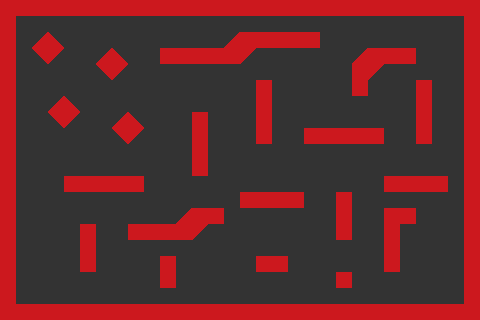

A level layout from a 2D game, rendered from its tile map. Below: a short description, then the map file with its tile-grid data intact:
An orthogonal 30x20 tile map with 16x16 px tiles, 2 tile layers (collision, debug), 2 tilesets.

<map version="1.0" orientation="orthogonal" renderorder="right-down" width="30" height="20" tilewidth="16" tileheight="16">
 <tileset firstgid="1" name="collision" tilewidth="16" tileheight="16">
  <image source="collision.png" width="112" height="16" />
 </tileset>
 <tileset firstgid="8" name="debug" tilewidth="16" tileheight="16">
  <image source="debug.png" width="256" height="128" />
 </tileset>
 <layer name="collision" width="30" height="20">
  <data encoding="csv">
1,1,1,1,1,1,1,1,1,1,1,1,1,1,1,1,1,1,1,1,1,1,1,1,1,1,1,1,1,1,
1,0,0,0,0,0,0,0,0,0,0,0,0,0,0,0,0,0,0,0,0,0,0,0,0,0,0,0,0,1,
1,0,1,1,0,0,0,0,0,0,0,0,0,0,1,1,1,1,1,1,0,0,0,0,0,0,0,0,0,1,
1,0,1,1,0,0,1,1,0,0,1,1,1,1,1,1,0,0,0,0,0,0,1,1,1,1,0,0,0,1,
1,0,0,0,0,0,1,1,0,0,0,0,0,0,0,0,0,0,0,0,0,0,1,1,0,0,0,0,0,1,
1,0,0,0,0,0,0,0,0,0,0,0,0,0,0,0,1,0,0,0,0,0,1,0,0,0,1,0,0,1,
1,0,0,1,1,0,0,0,0,0,0,0,0,0,0,0,1,0,0,0,0,0,0,0,0,0,1,0,0,1,
1,0,0,1,1,0,0,1,1,0,0,0,1,0,0,0,1,0,0,0,0,0,0,0,0,0,1,0,0,1,
1,0,0,0,0,0,0,1,1,0,0,0,1,0,0,0,1,0,0,1,1,1,1,1,0,0,1,0,0,1,
1,0,0,0,0,0,0,0,0,0,0,0,1,0,0,0,0,0,0,0,0,0,0,0,0,0,0,0,0,1,
1,0,0,0,0,0,0,0,0,0,0,0,1,0,0,0,0,0,0,0,0,0,0,0,0,0,0,0,0,1,
1,0,0,0,1,1,1,1,1,0,0,0,0,0,0,0,0,0,0,0,0,0,0,0,1,1,1,1,0,1,
1,0,0,0,0,0,0,0,0,0,0,0,0,0,0,1,1,1,1,0,0,1,0,0,0,0,0,0,0,1,
1,0,0,0,0,0,0,0,0,0,0,1,1,1,0,0,0,0,0,0,0,1,0,0,1,1,0,0,0,1,
1,0,0,0,0,1,0,0,1,1,1,1,1,0,0,0,0,0,0,0,0,1,0,0,1,0,0,0,0,1,
1,0,0,0,0,1,0,0,0,0,0,0,0,0,0,0,0,0,0,0,0,0,0,0,1,0,0,0,0,1,
1,0,0,0,0,1,0,0,0,0,1,0,0,0,0,0,1,1,0,0,0,0,0,0,1,0,0,0,0,1,
1,0,0,0,0,0,0,0,0,0,1,0,0,0,0,0,0,0,0,0,0,1,0,0,0,0,0,0,0,1,
1,0,0,0,0,0,0,0,0,0,0,0,0,0,0,0,0,0,0,0,0,0,0,0,0,0,0,0,0,1,
1,1,1,1,1,1,1,1,1,1,1,1,1,1,1,1,1,1,1,1,1,1,1,1,1,1,1,1,1,1
</data>
 </layer>
 <layer name="debug" width="30" height="20">
  <data encoding="csv">
8,8,8,8,8,8,8,8,8,8,8,8,8,8,8,8,8,8,8,8,8,8,8,8,8,8,8,8,8,8,
8,9,9,9,9,9,9,9,9,9,9,9,9,9,9,9,9,9,9,9,9,9,9,9,9,9,9,9,9,8,
8,9,16,17,9,9,9,9,9,9,9,9,9,9,16,8,8,8,8,8,9,9,9,9,9,9,9,9,9,8,
8,9,32,33,9,9,16,17,9,9,8,8,8,8,8,33,9,9,9,9,9,9,16,8,8,8,9,9,9,8,
8,9,9,9,9,9,32,33,9,9,9,9,9,9,9,9,9,9,9,9,9,9,8,33,9,9,9,9,9,8,
8,9,9,9,9,9,9,9,9,9,9,9,9,9,9,9,8,9,9,9,9,9,8,9,9,9,8,9,9,8,
8,9,9,16,17,9,9,9,9,9,9,9,9,9,9,9,8,9,9,9,9,9,9,9,9,9,8,9,9,8,
8,9,9,32,33,9,9,16,17,9,9,9,8,9,9,9,8,9,9,9,9,9,9,9,9,9,8,9,9,8,
8,9,9,9,9,9,9,32,33,9,9,9,8,9,9,9,8,9,9,8,8,8,8,8,9,9,8,9,9,8,
8,9,9,9,9,9,9,9,9,9,9,9,8,9,9,9,9,9,9,9,9,9,9,9,9,9,9,9,9,8,
8,9,9,9,9,9,9,9,9,9,9,9,8,9,9,9,9,9,9,9,9,9,9,9,9,9,9,9,9,8,
8,9,9,9,8,8,8,8,8,9,9,9,9,9,9,9,9,9,9,9,9,9,9,9,8,8,8,8,9,8,
8,9,9,9,9,9,9,9,9,9,9,9,9,9,9,8,8,8,8,9,9,8,9,9,9,9,9,9,9,8,
8,9,9,9,9,9,9,9,9,9,9,16,8,8,9,9,9,9,9,9,9,8,9,9,8,8,9,9,9,8,
8,9,9,9,9,8,9,9,8,8,8,8,33,9,9,9,9,9,9,9,9,8,9,9,8,9,9,9,9,8,
8,9,9,9,9,8,9,9,9,9,9,9,9,9,9,9,9,9,9,9,9,9,9,9,8,9,9,9,9,8,
8,9,9,9,9,8,9,9,9,9,8,9,9,9,9,9,8,8,9,9,9,9,9,9,8,9,9,9,9,8,
8,9,9,9,9,9,9,9,9,9,8,9,9,9,9,9,9,9,9,9,9,8,9,9,9,9,9,9,9,8,
8,9,9,9,9,9,9,9,9,9,9,9,9,9,9,9,9,9,9,9,9,9,9,9,9,9,9,9,9,8,
8,8,8,8,8,8,8,8,8,8,8,8,8,8,8,8,8,8,8,8,8,8,8,8,8,8,8,8,8,8
</data>
 </layer>
</map>
